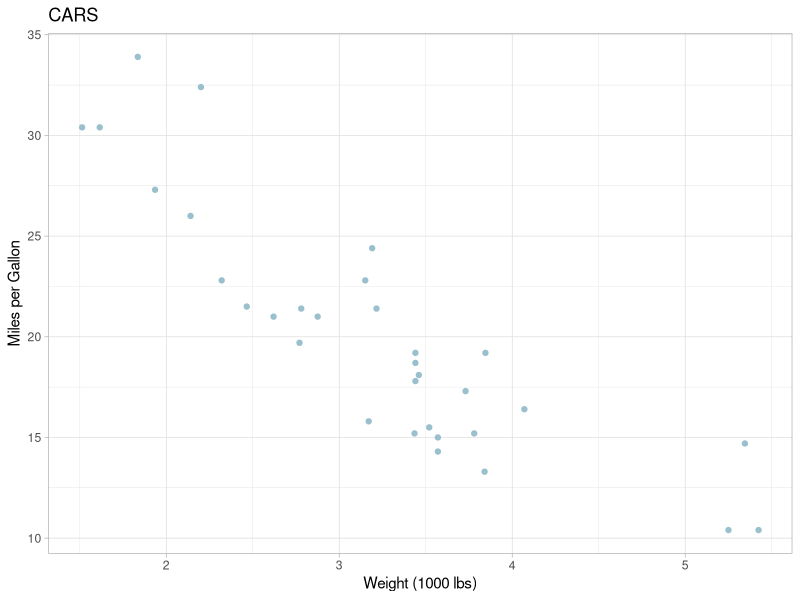

Generate this figure with R:
## ---- chunk 1
library(tidyverse)
## ---- chunk 2
# does 4 = 5?
4 == 5

# does 4 = 4?
4 == 4

# does 4 not equal 5?
4 != 5

# with assigned variables
cat <- 10
dog <- 7

cat > dog 

# dog greater than cat, OR is cat less than 20
dog > cat | cat < 20

# dog greater than cat, AND is cat = 10
dog > cat & cat == 10


## ---- chunk 3
ggplot(mtcars, aes(x = wt, y = mpg)) +
  geom_point(color = "lightblue3") +
  theme_light() +
  labs(title = "CARS", x = "Weight (1000 lbs)", y = "Miles per Gallon")
